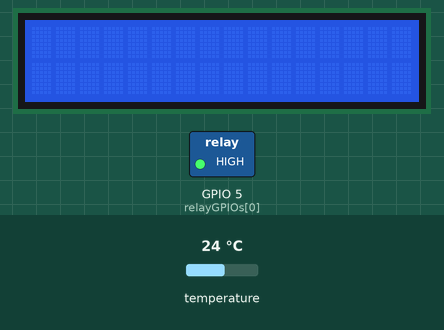
Simulated run of this sketch. Board: ESP32. Shown: 16×2 character LCD, switched loads named in the sketch (green lamp = pin HIGH). The test bench sets the inputs (shaded band); at power-on: temperature 24 °C. WiFi joins after 1.5 s; servers stay silent unless stated; what the sketch prints to the serial monitor is not drawn.

Above: at 4.8 s.
4.9 s: temperature set to 31.5 °C
At 7.0 s:
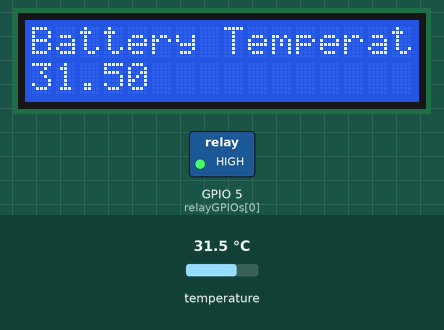
7.4 s: temperature set to 32.6 °C
At 10.9 s:
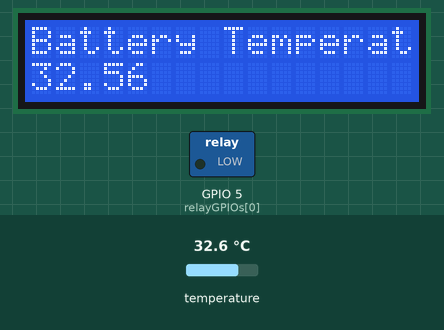
11.2 s: temperature set to 12 °C
At 15.0 s:
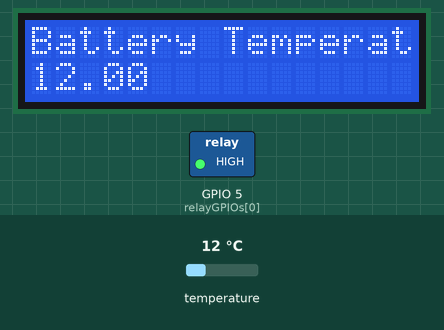
Timing chart, 0 to 16.5 s (numbered marks = the images above; inputs shaded):
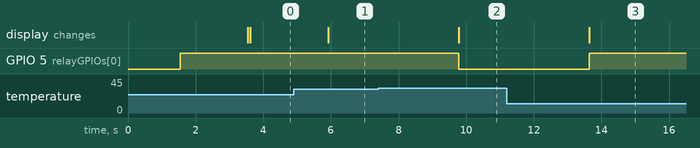

Measured:
- the behaviour switches between 31.9 and 32 °C on temperature (found by bisection; images 1 and 2)
- after the input at 4.9 s, the display: changes after 1.0 s (image 1)
- after the input at 7.4 s, GPIO 5 (relayGPIOs[0]): HIGH → LOW after 2.4 s; the display: changes after 2.4 s (image 2)
- after the input at 11.2 s, GPIO 5 (relayGPIOs[0]): LOW → HIGH after 2.4 s; the display: changes after 2.4 s (image 3)

The sketch:

ESP32finalecode.ino
```cpp
#ifdef ESP32
#include <WiFi.h>
#include <ESPAsyncWebServer.h>
#endif

#include <OneWire.h>
#include <DallasTemperature.h>
#include <LiquidCrystal_I2C.h>

// Set to true to define Relay as Normally Open (NO)
#define RELAY_NO    true
#define ONE_WIRE_BUS 4
// Set number of relays
#define NUM_RELAYS  1

// Assign each GPIO to a relay
int relayGPIOs[NUM_RELAYS] = {5};
OneWire oneWire(ONE_WIRE_BUS);
DallasTemperature sensors(&oneWire);

int lcdColumns = 16;
int lcdRows = 2;

LiquidCrystal_I2C lcd(0x27, lcdColumns, lcdRows);
String messageStatic1 = "Battery Temperature is";

// Variables to store temperature values
String temperatureF = "";
String temperatureC = "";
unsigned long lastTime = 0;
unsigned long timerDelay = 2000; // Refresh every 2 seconds

// Replace with your network credentials
const char* ssid = "Nisarg";
const char* password = "Nkp@2005";

const char* PARAM_INPUT_1 = "relay";
const char* PARAM_INPUT_2 = "state";

// Create AsyncWebServer object on port 80
AsyncWebServer server(80);

// Function to read temperature in Celsius
String readDSTemperatureC() {
  sensors.requestTemperatures();
  float tempC = sensors.getTempCByIndex(0);

  if (tempC == -127.00) {
    Serial.println("Failed to read from DS18B20 sensor");
    return "--";
  } else {
    Serial.print("Temperature Celsius: ");
    Serial.println(tempC);
    return String(tempC);
  }
}

// Function to read temperature in Fahrenheit
String readDSTemperatureF() {
  sensors.requestTemperatures();
  float tempF = sensors.getTempFByIndex(0);

  if (int(tempF) == -196) {
    Serial.println("Failed to read from DS18B20 sensor");
    return "--";
  } else {
    Serial.print("Temperature Fahrenheit: ");
    Serial.println(tempF);
    return String(tempF);
  }
}

// HTML content for the web page
const char index_html[] PROGMEM = R"rawliteral(
<!DOCTYPE HTML><html>
<head>
  <meta name="viewport" content="width=device-width, initial-scale=1">
  <style>
    html {font-family: Arial; display: inline-block; text-align: center; background-color: #ADD8E6;}
    h2 {font-size: 3.0rem;}
    p {font-size: 3.0rem;}
    body {max-width: 600px; margin:0px auto; padding-bottom: 25px; background-color: rgba(255, 255, 255, 0.5);}
  </style>
  <script>
    setInterval(function() {
      // Update temperature values and relay status every 2 seconds using AJAX
      var xhttp = new XMLHttpRequest();
      xhttp.onreadystatechange = function() {
        if (this.readyState == 4 && this.status == 200) {
          document.getElementById("temperaturec").innerHTML = this.responseText;
        }
      };
      xhttp.open("GET", "/temperaturec", true);
      xhttp.send();

      var xhttp2 = new XMLHttpRequest();
      xhttp2.onreadystatechange = function() {
        if (this.readyState == 4 && this.status == 200) {
          document.getElementById("temperaturef").innerHTML = this.responseText;
        }
      };
      xhttp2.open("GET", "/temperaturef", true);
      xhttp2.send();

      var xhttp3 = new XMLHttpRequest();
      xhttp3.onreadystatechange = function() {
        if (this.readyState == 4 && this.status == 200) {
          document.getElementById("relaystatus").innerHTML = this.responseText;
        }
      };
      xhttp3.open("GET", "/relaystatus", true);
      xhttp3.send();
    }, 2000); // Update every 2 seconds
  </script>
</head>
<body>
  <h2>EV Battery Blast Protection Monitoring System </h2>
  <h3>DC Motor</h3>
  <p>Motor Status: <span id="relaystatus">%RELAYSTATUS%</span></p>
  <p>
    <i class="fas fa-thermometer-half" style="color:#059e8a;"></i>
    <span class="ds-labels">Temperature Celsius</span>
    <span id="temperaturec">%TEMPERATUREC%</span>
    <sup class="units">&deg;C</sup>
  </p>
  <p>
    <i class="fas fa-thermometer-half" style="color:#059e8a;"></i>
    <span class="ds-labels">Temperature Fahrenheit</span>
    <span id="temperaturef">%TEMPERATUREF%</span>
    <sup class="units">&deg;F</sup>
  </p>
</body>
</html>
)rawliteral";

// Function to get relay status (ON or OFF)
String relayState(int numRelay) {
  if (RELAY_NO) {
    if (digitalRead(relayGPIOs[numRelay - 1])) {
      return "ON";
    } else {
      return "OFF";
    }
  } else {
    if (digitalRead(relayGPIOs[numRelay - 1])) {
      return "OFF";
    } else {
      return "ON";
    }
  }
  return "ON";
}

// Custom processor function to replace placeholders in HTML with actual values
String processor(const String& var) {
  if (var == "RELAYSTATUS") {
    return relayState(1);
  } else if (var == "RELAYGPIO") {
    return String(relayGPIOs[0]);
  } else if (var == "TEMPERATUREC") {
    return temperatureC;
  } else if (var == "TEMPERATUREF") {
    return temperatureF;
  }
  return String();
}

void setup() {
  Serial.begin(115200);
  Serial.println();
  sensors.begin();

  temperatureC = readDSTemperatureC();
  temperatureF = readDSTemperatureF();

  for (int i = 0; i < NUM_RELAYS; i++) {
    pinMode(relayGPIOs[i], OUTPUT);
    if (RELAY_NO) {
      digitalWrite(relayGPIOs[i], HIGH);
    } else {
      digitalWrite(relayGPIOs[i], LOW);
    }
  }

  WiFi.begin(ssid, password);
  while (WiFi.status() != WL_CONNECTED) {
    delay(1000);
    Serial.println("Connecting to WiFi..");
  }

  Serial.println(WiFi.localIP());

  // Setup routes for different HTTP requests
  server.on("/", HTTP_GET, [](AsyncWebServerRequest* request) {
    request->send_P(200, "text/html", index_html, processor);
  });

  server.on("/relaystatus", HTTP_GET, [](AsyncWebServerRequest* request) {
    request->send_P(200, "text/plain", relayState(1).c_str());
  });

  server.on("/temperaturec", HTTP_GET, [](AsyncWebServerRequest* request) {
    request->send_P(200, "text/plain", temperatureC.c_str());
  });

  server.on("/temperaturef", HTTP_GET, [](AsyncWebServerRequest* request) {
    request->send_P(200, "text/plain", temperatureF.c_str());
  });

  server.begin();
  lcd.init();
  lcd.backlight();
  pinMode(5, OUTPUT);
}

void loop() {
  sensors.requestTemperatures();

  // Update temperature values every 2 seconds
  if ((millis() - lastTime) > timerDelay) {
    temperatureC = readDSTemperatureC();
    temperatureF = readDSTemperatureF();
    lastTime = millis();
  }

  lcd.setCursor(0, 0);
  lcd.print(messageStatic1);
  lcd.setCursor(0, 1);
  lcd.print(temperatureC);

  // Control relay based on temperature
  if (temperatureC.toFloat() >= 32.00) {
    digitalWrite(5, LOW); // Turn off relay
  } else {
    digitalWrite(5, HIGH); // Turn on relay
  }
}
```
